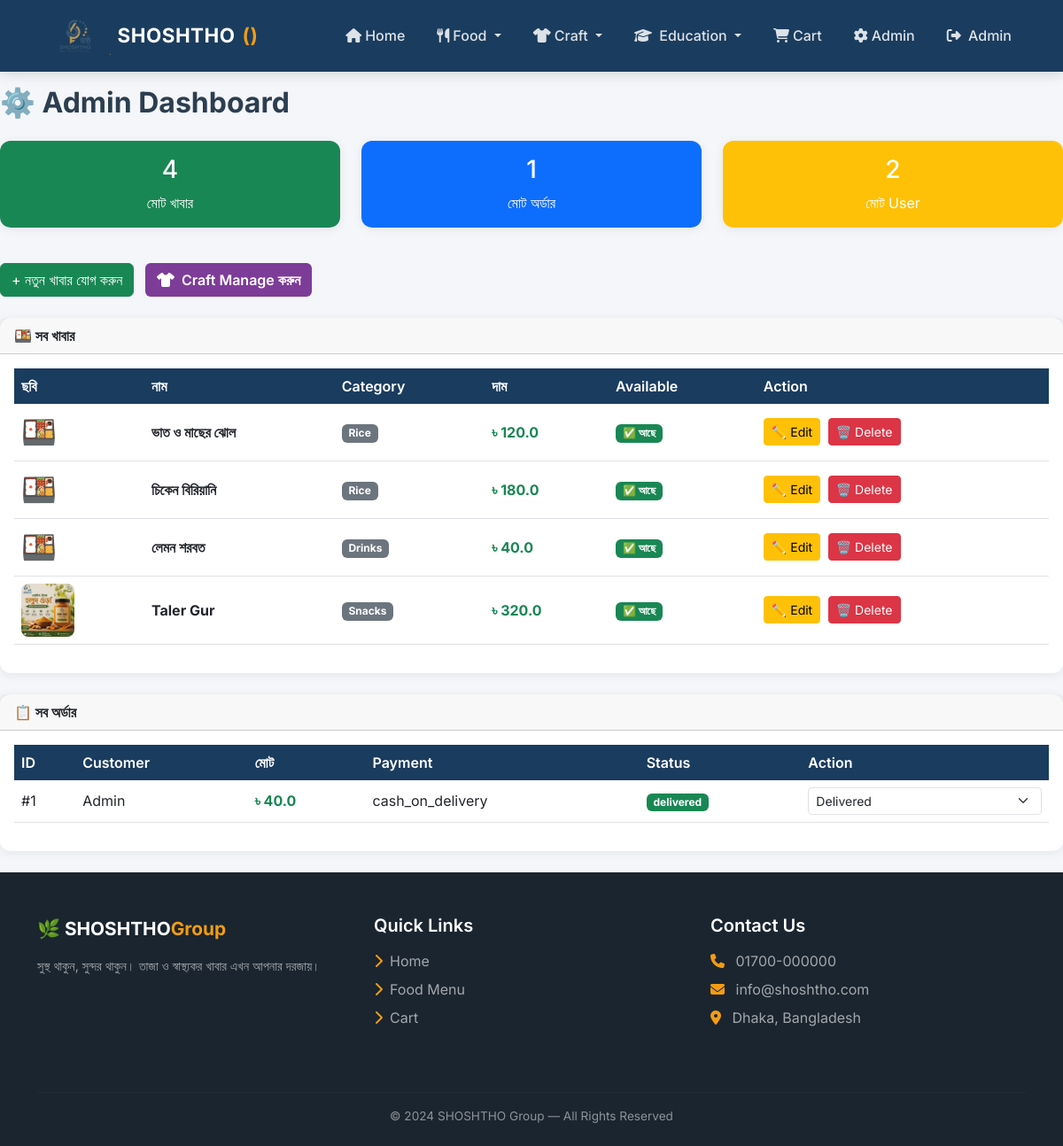
The app's page /admin (signed in) with its own data.
### app/models.py (models this page shows)
class User(UserMixin, db.Model):
    id = db.Column(db.Integer, primary_key=True)
    name = db.Column(db.String(100), nullable=False)
    email = db.Column(db.String(150), unique=True, nullable=False)
    password = db.Column(db.String(200), nullable=False)
    phone = db.Column(db.String(20))
    address = db.Column(db.Text)
    is_admin = db.Column(db.Boolean, default=False)
    orders = db.relationship('Order', backref='user', lazy=True)

class FoodItem(db.Model):
    id = db.Column(db.Integer, primary_key=True)
    name = db.Column(db.String(200), nullable=False)
    description = db.Column(db.Text)
    price = db.Column(db.Float, nullable=False)
    category = db.Column(db.String(100))
    sub_category = db.Column(db.String(100))
    image_url = db.Column(db.String(300))
    is_available = db.Column(db.Boolean, default=True)
    created_at = db.Column(db.DateTime, default=datetime.utcnow)

class Order(db.Model):
    id = db.Column(db.Integer, primary_key=True)
    user_id = db.Column(db.Integer, db.ForeignKey('user.id'),
                        nullable=False)
    total = db.Column(db.Float, nullable=False)
    status = db.Column(db.String(50), default='pending')
    payment_method = db.Column(db.String(50))
    delivery_address = db.Column(db.Text)
    order_type = db.Column(db.String(50), default='food')
    created_at = db.Column(db.DateTime, default=datetime.utcnow)
    items = db.relationship('OrderItem', backref='order', lazy=True)

### app/routes/admin.py (the view)
@admin.route('/admin')
@login_required
@admin_required
def dashboard():
    foods = FoodItem.query.all()
    orders = Order.query.order_by(
        Order.created_at.desc()).all()
    users = User.query.all()
    return render_template('admin/dashboard.html',
                           foods=foods,
                           orders=orders,
                           users=users)

### app/__init__.py (called while the page is built)
@login_manager.user_loader
def load_user(user_id):
    from .models import User
    return User.query.get(int(user_id))

### app/routes/admin.py (called while the page is built)
def admin_required(f):
    @wraps(f)
    def decorated(*args, **kwargs):
        if not current_user.is_admin:
            flash('Admin access দরকার!', 'danger')
            return redirect(url_for('shop.home'))
        return f(*args, **kwargs)
    return decorated

### app/templates/admin/dashboard.html (shortened to what this page needs)
{% extends 'base.html' %}
{% block content %}
<h2 class="fw-bold mb-4">⚙️ Admin Dashboard</h2>
<div class="row mb-4">
    <div class="col-md-4 mb-3">
        <div class="card bg-success text-white p-3 text-center">
            <h3>{{ foods|length }}</h3>
            <p class="mb-0">মোট খাবার</p>
        </div>
    </div>
    <div class="col-md-4 mb-3">
        <div class="card bg-primary text-white p-3 text-center">
            <h3>{{ orders|length }}</h3>
            <p class="mb-0">মোট অর্ডার</p>
        </div>
    </div>
    <div class="col-md-4 mb-3">
        <div class="card bg-warning text-white p-3 text-center">
            <h3>{{ users|length }}</h3>
            <p class="mb-0">মোট User</p>
        </div>
    </div>
</div>
<div class="mb-4">
    <a href="/admin/food/add" class="btn btn-success">
        + নতুন খাবার যোগ করুন
    </a>
    <a href="/admin/craft" class="btn btn-purple ms-2"
   style="background:#7d3c98; color:white; font-weight:600;">
    <i class="fas fa-tshirt me-1"></i>
    Craft Manage করুন
</a>
</div>
<div class="card mb-4">
    <div class="card-header fw-bold">🍱 সব খাবার</div>
    <div class="card-body table-responsive">
        <table class="table table-hover align-middle">
            <thead class="table-light">
                <tr>
                    <th>ছবি</th>
                    <th>নাম</th>
                    <th>Category</th>
                    <th>দাম</th>
                    <th>Available</th>
                    <th>Action</th>
                </tr>
            </thead>
            <tbody>
                {% for food in foods %}
                <tr>
                    <td>
                        {% if food.image_url %}
                        <img src="{{ food.image_url }}"
                             width="60" height="60"
                             style="object-fit:cover; border-radius:8px;">
                        {% else %}
                        <span class="fs-2">🍱</span>
                        {% endif %}
                    </td>
                    <td class="fw-bold">{{ food.name }}</td>
                    <td>
                        <span class="badge bg-secondary">
                            {{ food.category }}
                        </span>
                    </td>
                    <td class="text-success fw-bold">
                        ৳ {{ food.price }}
                    </td>
                    <td>
                        {% if food.is_available %}
                        <span class="badge bg-success">✅ আছে</span>
                        {% else %}
                        <span class="badge bg-danger">❌ নেই</span>
                        {% endif %}
                    </td>
                    <td>
                        <a href="/admin/food/edit/{{ food.id }}"
                           class="btn btn-sm btn-warning me-1">
                            ✏️ Edit
                        </a>
                        <form method="POST"
                              action="/admin/food/delete/{{ food.id }}"
                              style="display:inline"
                              onsubmit="return confirm('সত্যিই মুছবেন?')">
                            <button class="btn btn-sm btn-danger">
                                🗑️ Delete
                            </button>
                        </form>
                    </td>
                </tr>
                {% endfor %}
            </tbody>
        </table>
    </div>
</div>
<div class="card mb-4">
    <div class="card-header fw-bold">📋 সব অর্ডার</div>
    <div class="card-body table-responsive">
        <table class="table table-hover">
            <thead class="table-light">
                <tr>
                    <th>ID</th>
                    <th>Customer</th>
                    <th>মোট</th>
                    <th>Payment</th>
                    <th>Status</th>
                    <th>Action</th>
                </tr>
            </thead>
            <tbody>
                {% for order in orders %}
                <tr>
                    <td>#{{ order.id }}</td>
                    <td>{{ order.user.name }}</td>
                    <td class="text-success fw-bold">
                        ৳ {{ order.total }}
                    </td>
                    <td>{{ order.payment_method }}</td>
                    <td>
                        <span class="badge
                            {% if order.status == 'delivered' %}
                                bg-success
                            {% elif order.status == 'pending' %}
                                bg-warning
                            {% else %}
                                bg-primary
                            {% endif %}">
                            {{ order.status }}
                        </span>
                    </td>
                    <td>
                        <form method="POST"
                              action="/admin/order/{{ order.id }}/update">
                            <select name="status"
                                    class="form-select form-select-sm"
                                    onchange="this.form.submit()">
                                <option value="delivered"
                                    {{ 'selected' if order.status == 'delivered' }}>
                                    Delivered
                                </option>
                            </select>
                        </form>
                    </td>
                </tr>
                {% endfor %}
            </tbody>
        </table>
    </div>
</div>
{% endblock %}

### app/templates/base.html (shortened to what this page needs)
<!DOCTYPE html>
<html lang="bn">
<head>
    <link href="https://cdn.jsdelivr.net/npm/bootstrap@5.3.0/dist/css/bootstrap.min.css" rel="stylesheet">
    <link href="https://cdnjs.cloudflare.com/ajax/libs/font-awesome/6.4.0/css/all.min.css" rel="stylesheet">
</head>
<body>
<nav class="navbar navbar-expand-lg">
    <div class="container">
        <a class="navbar-brand d-flex align-items-center gap-2" href="/">
    <img src="/static/images/logo.png"
         height="45"
         onerror="this.style.display='none'"
         alt="SHOSHTHO Logo">
    SHOSHTHO<span>()</span>
</a>
        <div class="collapse navbar-collapse" id="navMenu">
            <ul class="navbar-nav ms-auto align-items-center gap-1">
    <li class="nav-item">
        <a class="nav-link" href="/">
            <i class="fas fa-home me-1"></i>Home
        </a>
    </li>
    <li class="nav-item dropdown">
        <a class="nav-link dropdown-toggle" href="#"
           data-bs-toggle="dropdown">
            <i class="fas fa-utensils me-1"></i>Food
        </a>
    </li>
    <li class="nav-item dropdown">
        <a class="nav-link dropdown-toggle" href="#"
           data-bs-toggle="dropdown">
            <i class="fas fa-tshirt me-1"></i>Craft
        </a>
    </li>
    <li class="nav-item dropdown">
        <a class="nav-link dropdown-toggle" href="#"
           data-bs-toggle="dropdown">
            <i class="fas fa-graduation-cap me-1"></i>
            Education
        </a>
    </li>
    <li class="nav-item">
        <a class="nav-link" href="/cart">
            <i class="fas fa-shopping-cart me-1"></i>Cart
            {% set cart = session.get('cart', {}) %}
        </a>
    </li>
    {% if current_user.is_authenticated %}
        {% if current_user.is_admin %}
        <li class="nav-item">
            <a class="nav-link" href="/admin">
                <i class="fas fa-cog me-1"></i>Admin
            </a>
        </li>
        {% endif %}
        <li class="nav-item">
            <a class="nav-link" href="/logout">
                <i class="fas fa-sign-out-alt me-1"></i>
                {{ current_user.name }}
            </a>
        </li>
    {% else %}
        <li class="nav-item">
            <a class="nav-link" href="/login">
                <i class="fas fa-sign-in-alt me-1"></i>Login
            </a>
        </li>
    {% endif %}
</ul>
        </div>
    </div>
</nav>
<main>
    {% block content %}{% endblock %}
</main>
<footer>
    <div class="container">
        <div class="row">
            <div class="col-md-4 mb-4">
                <div class="footer-brand mb-3">
                    🌿 SHOSHTHO<span>Group</span>
                </div>
                <p style="color:rgba(255,255,255,0.6); font-size:0.9rem;">
                    সুস্থ থাকুন, সুন্দর থাকুন।
                    তাজা ও স্বাস্থ্যকর খাবার
                    এখন আপনার দরজায়।
                </p>
            </div>
            <div class="col-md-4 mb-4">
                <h5 class="mb-3">Quick Links</h5>
                <ul class="list-unstyled">
                    <li class="mb-2">
                        <a href="/"><i class="fas fa-chevron-right me-2" style="color:var(--accent)"></i>Home</a>
                    </li>
                    <li class="mb-2">
                        <a href="/menu"><i class="fas fa-chevron-right me-2" style="color:var(--accent)"></i>Food Menu</a>
                    </li>
                    <li class="mb-2">
                        <a href="/cart"><i class="fas fa-chevron-right me-2" style="color:var(--accent)"></i>Cart</a>
                    </li>
                </ul>
            </div>
            <div class="col-md-4 mb-4">
                <h5 class="mb-3">Contact Us</h5>
                <ul class="list-unstyled" style="color:rgba(255,255,255,0.6);">
                    <li class="mb-2">
                        <i class="fas fa-phone me-2" style="color:var(--accent)"></i>
                        01700-000000
                    </li>
                    <li class="mb-2">
                        <i class="fas fa-envelope me-2" style="color:var(--accent)"></i>
                        info@shoshtho.com
                    </li>
                    <li class="mb-2">
                        <i class="fas fa-map-marker-alt me-2" style="color:var(--accent)"></i>
                        Dhaka, Bangladesh
                    </li>
                </ul>
            </div>
        </div>
        <hr class="footer-divider">
        <div class="text-center" style="color:rgba(255,255,255,0.5); font-size:0.85rem;">
            © 2024 SHOSHTHO Group — All Rights Reserved
        </div>
    </div>
</footer>
</body>
</html>

### app/templates/base.html (style rules this page uses)
:root { --primary: #1a3c5e; --secondary: #2e86c1; --accent: #f39c12; --light: #f8f9fa; --dark: #1a252f; --text: #2c3e50; }
* { margin: 0; padding: 0; box-sizing: border-box; }
body { font-family: 'Inter', 'Hind Siliguri', sans-serif; color: var(--text); background: #f4f6f9; }
.navbar { background: var(--primary) !important; box-shadow: 0 2px 15px rgba(0,0,0,0.15); padding: 0.8rem 0; }
.navbar-brand { color: white !important; font-weight: 700; font-size: 1.4rem; letter-spacing: 0.5px; }
.navbar-brand span { color: var(--accent); }
.nav-link { color: rgba(255,255,255,0.85) !important; font-weight: 500; padding: 0.5rem 1rem !important; border-radius: 6px; transition: all 0.2s; }
.card { border: none; border-radius: 12px; box-shadow: 0 2px 12px rgba(0,0,0,0.07); transition: all 0.3s; background: white; }
footer { background: var(--dark); color: rgba(255,255,255,0.8); padding: 3rem 0 1.5rem; }
footer h5 { color: white; font-weight: 600; }
footer a { color: rgba(255,255,255,0.6); text-decoration: none; transition: color 0.2s; }
.footer-brand { color: white; font-size: 1.3rem; font-weight: 700; }
.footer-brand span { color: var(--accent); }
.footer-divider { border-color: rgba(255,255,255,0.1); margin: 2rem 0 1rem; }
.table th { background: var(--primary); color: white; font-weight: 600; border: none; }
.table td { vertical-align: middle; }

### records on screen
User: name "Admin"
FoodItem: name "ভাত ও মাছের ঝোল", category "Rice", price "120.0", is_available "✅ আছে"
FoodItem: name "চিকেন বিরিয়ানি", category "Rice", price "180.0", is_available "✅ আছে"
FoodItem: name "লেমন শরবত", category "Drinks", price "40.0", is_available "✅ আছে"
FoodItem: image_url (picture), name "Taler Gur", category "Snacks", price "320.0", is_available "✅ আছে"
Order: id "1", user.name "Admin", total "40.0", payment_method "cash_on_delivery", status "delivered"

### other values on screen
{{ foods|length }} "4"
{{ orders|length }} "1"
{{ users|length }} "2"
